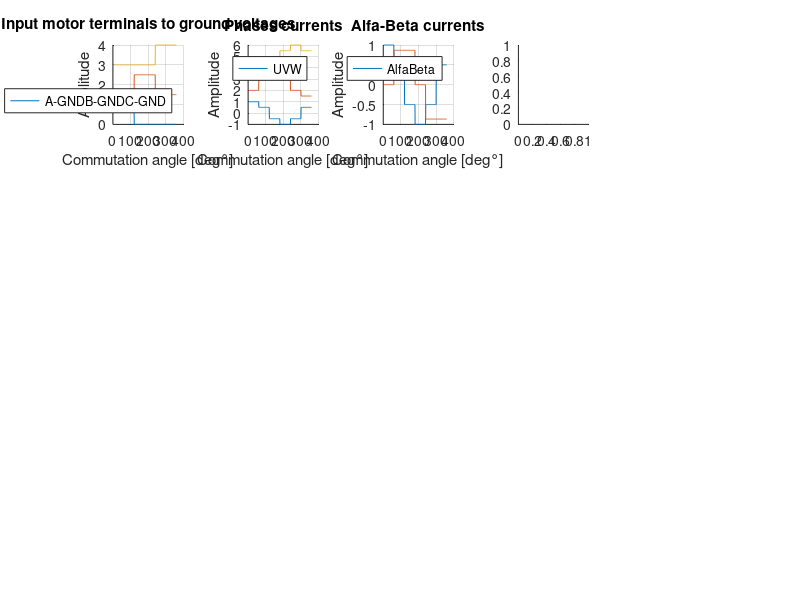

This chart was generated by the following MATLAB code: (Note: this script raises an error after producing the figure.)
%close all;
figure(1)
clear all;

ang = 1:1:360;
                                                % SINOSUIDAL CONTROL
% PHASE TO GROUND VOLTAGES
sinA_GND = (sin(deg2rad(ang))+1)/2;
sinB_GND = (sin(deg2rad(ang+120))+1)/2;
sinC_GND = (sin(deg2rad(ang+240))+1)/2;

% PHASE VOLTAGES
sinA = (sinB_GND-sinC_GND)/sqrt(3);
sinB = (sinC_GND-sinA_GND)/sqrt(3);
sinC = (sinA_GND-sinB_GND)/sqrt(3);

% ALFA BETA
sin_alfa = sinA;
sin_beta = (sinB - sinC)/sqrt(3);

% D-Q
for i = 1:1:360
    tet = deg2rad(-ang(i));
    sin_D(i) = cos(tet)*sin_alfa(i) + sin(tet)*sin_beta(i);
    sin_Q(i) = -sin(tet)*sin_alfa(i) + cos(tet)*sin_beta(i);
end
% subplot(4,5,4);
% hold on;
% plot(sin_D);
% plot(sin_Q);
% legend(["D","Q"]);
% ylim([-1,1]);

                                                    % DUPKOSINUS CONTROL
sin_a = sin(deg2rad(ang));
sin_b = sin(deg2rad(ang+120));
sin_c = sin(deg2rad(ang+240));
for i = 1:1:360
    a = (abs(sin_a(i)));
    b = (abs(sin_b(i)));
    c = (abs(sin_c(i)));
    if i <= 120
        svmA_GND(i) = a;
        svmB_GND(i) = c;
        svmC_GND(i) = 0;
    elseif i <= 240
        svmA_GND(i) = b;
        svmB_GND(i) = 0;
        svmC_GND(i) = c;
    elseif i <= 360
        svmA_GND(i) = 0; 
        svmB_GND(i) = b;
        svmC_GND(i) = a;
    end
end

% PHASE VOLTAGES
svmA = (svmB_GND-svmC_GND)/sqrt(3);
svmB = (svmC_GND-svmA_GND)/sqrt(3);
svmC = (svmA_GND-svmB_GND)/sqrt(3);

% ALFA BETA
svm_alfa = svmA;
svm_beta = (svmB - svmC)/sqrt(3);

% D-Q

for i = 1:1:360
    tet = deg2rad(-ang(i)+30);
    svm_D(i) = cos(tet)*svm_alfa(i) + sin(tet)*svm_beta(i);
    svm_Q(i) = -sin(tet)*svm_alfa(i) + cos(tet)*svm_beta(i);
end
                                                    % SIX STEP CONTROL
% PHASE TO GROUND VOLTAGES
sixU_GND = zeros(1,360);
sixU_GND(1:120) = 1;
sixV_GND = zeros(1,360);
sixV_GND(121:240) = 1;
sixW_GND = zeros(1,360);
sixW_GND(241:360) = 1;

subplot(4,5,1);
hold on;
plot(sixU_GND);
plot(sixV_GND+1.5);
plot(sixW_GND+3);
grid on;
legend(["A-GND","B-GND","C-GND"],'Location','southeast');
xlabel("Commutation angle [deg°]");
ylabel("Amplitude");
title("Input motor terminals to ground voltages");

% PHASE VOLTAGES
sixU = zeros(1,360);
sixU(1:60) = 1;
sixU(61:120) = 1/2;
sixU(121:180) = -1/2;
sixU(181:240) = -1;
sixU(241:300) = -1/2;
sixU(301:360) = 1/2;
%sixU = circshift(sixU,30);
sixV = circshift(sixU,120);
sixW = circshift(sixV,120);

subplot(4,5,2);
hold on;
plot(sixU);
plot(sixV+2.5);
plot(sixW+5);
grid on;
legend(["U","V","W"]);
xlabel("Commutation angle [deg°]");
ylabel("Amplitude");
title("Phases currents");

% ALFA BETA
six_alfa = sixU;
six_beta = (sixV - sixW)/sqrt(3);

subplot(4,5,3);
hold on;
plot(six_alfa);
plot(six_beta);
grid on;
legend(["Alfa","Beta"]);
ylim([-1,1]);
xlabel("Commutation angle [deg°]");
ylabel("Amplitude");
title("Alfa-Beta currents");

subplot(4,5,4);
tet = atan2(six_beta,six_alfa);
rho = sqrt(six_alfa.^2+six_beta.^2);

polarplot(tet,rho,'--')
hold on;
polarplot(tet,rho,'.')
hold off;
title("Alfa-Beta current vectors");

% D-Q
for i = 1:1:360
    tet = deg2rad(ang(i)+180+30+30);
    six_D(i) = cos(tet)*six_alfa(i) + sin(tet)*six_beta(i);
    six_Q(i) = -sin(tet)*six_alfa(i) + cos(tet)*six_beta(i);
end
subplot(4,5,5);
hold on;
plot(six_D);
plot(six_Q);
grid on;
legend(["D","Q"]);
ylim([-1,1]);
xlabel("Commutation angle [deg°]");
ylabel("Amplitude");
title("D-Q currents");

                                                        % BEMF_SINUS CONTROL
% PHASE TO GROUND VOLTAGES
newA_GND = zeros(1,360);
newA_GND(1:120) = sinA_GND(31:150);
newB_GND = circshift(newA_GND,120);
newC_GND = circshift(newB_GND,120);

subplot(4,5,6);
hold on;
plot(newA_GND);
plot(newB_GND+1.5);
plot(newC_GND+3);
grid on;
legend(["A-GND","B-GND","C-GND"],'Location','southeast');
xlabel("Commutation angle [deg°]");
ylabel("Amplitude");
title("Input motor terminals to ground voltages");

% PHASE VOLTAGES
newU = zeros(1,360);
newU(1:60) = newA_GND(1:60)-newB_GND(1:60);
newU(61:120) = (newA_GND(61:120)-newC_GND(61:120))/2;
newU(121:180) = -(newB_GND(121:180)-newC_GND(121:180))/2;
newU(181:240) = -(newB_GND(181:240)-newA_GND(181:240));
newU(241:300) = -(newC_GND(241:300)-newA_GND(241:300))/2;
newU(301:360) = (newC_GND(301:360)-newB_GND(301:360))/2;
newV = circshift(newU,120);
newW = circshift(newV,120);

subplot(4,5,7);
hold on;
plot(newU);
plot(newV+2);
plot(newW+4);
grid on;
legend(["U","V","W"]);
xlabel("Commutation angle [deg°]");
ylabel("Amplitude");
title("Phases currents");


% ALFA BETA
new_alfa = newU;
new_beta = (newV - newW)/sqrt(3);

subplot(4,5,8);
hold on;
plot(new_alfa);
plot(new_beta);
grid on;
legend(["Alfa","Beta"]);
ylim([-1,1]);
xlabel("Commutation angle [deg°]");
ylabel("Amplitude");
title("Alfa-Beta currents");

% D-Q

for i = 1:1:360
    tet = deg2rad(ang(i)+180+30+30);
    new_D(i) = cos(tet)*new_alfa(i) + sin(tet)*new_beta(i);
    new_Q(i) = -sin(tet)*new_alfa(i) + cos(tet)*new_beta(i);
end
subplot(4,5,10);
hold on;
plot(new_D);
plot(new_Q);
grid on;
legend(["D","Q"]);
ylim([-1,1]);

                                                        % BEMF_DUPKOSINUS CONTROL

newA_GND = zeros(1,360);
newA_GND(1:120) = svmA_GND(61:180);
newB_GND = zeros(1,360);
newB_GND(121:240) = svmA_GND(61:180);
newC_GND = zeros(1,360);
newC_GND(241:360) = svmA_GND(61:180);

% PHASE TO GROUND VOLTAGES

subplot(4,5,11);
hold on;
plot(newA_GND);
plot(newB_GND+1.5);
plot(newC_GND+3);
grid on;
legend(["A-GND","B-GND","C-GND"]);

% PHASE VOLTAGES
newU = zeros(1,360);
newU(1:60) = newA_GND(1:60)-newB_GND(1:60);
newU(61:120) = (newA_GND(61:120)-newC_GND(61:120))/2;
newU(121:180) = -(newB_GND(121:180)-newC_GND(121:180))/2;
newU(181:240) = -(newB_GND(181:240)-newA_GND(181:240));
newU(241:300) = -(newC_GND(241:300)-newA_GND(241:300))/2;
newU(301:360) = (newC_GND(301:360)-newB_GND(301:360))/2;
newV = circshift(newU,120);
newW = circshift(newV,120);

subplot(4,5,12);
hold on;
plot(newU);
plot(newV+2);
plot(newW+4);
grid on;
legend(["U","V","W"]);
xlabel("Commutation angle [deg°]");
ylabel("Amplitude");
title("Phases currents");


% ALFA BETA
new_alfa = newU;
new_beta = (newV - newW)/sqrt(3);

subplot(4,5,13);
hold on;
plot(new_alfa);
plot(new_beta);
grid on;
legend(["Alfa","Beta"]);
ylim([-1,1]);

% D-Q

for i = 1:1:360
    tet = deg2rad(ang(i)+180+30+30);
    new_D(i) = cos(tet)*new_alfa(i) + sin(tet)*new_beta(i);
    new_Q(i) = -sin(tet)*new_alfa(i) + cos(tet)*new_beta(i);
end
subplot(4,5,15);
hold on;
plot(new_D);
plot(new_Q);
grid on;
legend(["D","Q"]);
ylim([-1,1]);

                                                        % BEMF_SINUS CONTROL

newA_GND = zeros(1,360);
newA_GND(1:120) = sinA_GND(31:150);
newB_GND = zeros(1,360);
newB_GND(121:240) = sinA_GND(31:150);
newC_GND = zeros(1,360);
newC_GND(241:360) = sinA_GND(31:150);



SIN = (sin(deg2rad(1:1:1000))+1)/2;

a = 61 + 60+30;
b = a + 120;
c = b + 120;
newA_GND(31:60) = SIN(a:a+29);
newB_GND(31:60) = SIN(c:c+29);
newC_GND(31:60) = SIN(b:b+29);

a = a + 60;
b = a + 120;
c = b + 120;

newA_GND(91:120) = SIN(a:a+29);
newB_GND(91:120) = SIN(c:c+29);
newC_GND(91:120) = SIN(b:b+29);

a = a + 60;
b = a + 120;
c = b + 120;

newA_GND(151:180) = SIN(a:a+29);
newB_GND(151:180) = SIN(c:c+29);
newC_GND(151:180) = SIN(b:b+29);

a = a + 60;
b = a + 120;
c = b + 120;

newA_GND(211:240) = SIN(a:a+29);
newB_GND(211:240) = SIN(c:c+29);
newC_GND(211:240) = SIN(b:b+29);

a = a + 60;
b = a + 120;
c = b + 120;

newA_GND(271:300) = SIN(a:a+29);
newB_GND(271:300) = SIN(c:c+29);
newC_GND(271:300) = SIN(b:b+29);

a = a + 60;
b = a + 120;
c = b + 120;

newA_GND(331:360) = SIN(a:a+29);
newB_GND(331:360) = SIN(c:c+29);
newC_GND(331:360) = SIN(b:b+29);
% PHASE TO GROUND VOLTAGES

subplot(4,5,16);
hold on;
plot(newA_GND);
plot(newB_GND+1.5);
plot(newC_GND+3);
grid on;
legend(["A-GND","B-GND","C-GND"]);

% PHASE VOLTAGES
newA = (newB_GND-newC_GND)/sqrt(3);
newB = (newC_GND-newA_GND)/sqrt(3);
newC = (newA_GND-newB_GND)/sqrt(3);

newA(1:30) = newA_GND(1:30)/2;
newA(61:90) = newA_GND(61:90)/2;
newA(121:150) = 0;
newA(181:210) = -newB_GND(181:210)/2;
newA(241:270) = -newC_GND(241:270)/2;
newA(301:330) = 0;

newB(121:150) = newB_GND(121:150)/2;
newB(181:210) = newB_GND(181:210)/2;
newB(61:90) = 0;
newB(1:30) = -newA_GND(1:30)/2;
newB(301:330) = -newC_GND(301:330)/2;
newB(241:270) = 0;

newC(241:270) = newC_GND(241:270)/2;
newC(301:330) = newC_GND(301:330)/2;
newC(1:30) = 0;
newC(61:90) = -newA_GND(61:90)/2;
newC(121:150) = -newB_GND(121:150)/2;
newC(181:210) = 0;


subplot(4,5,17);
hold on;
plot(newA);
plot(newB+1.5);
plot(newC+3);
%legend(["A","B","C"]);


% ALFA BETA
new_alfa = newA;
new_beta = (newB - newC)/sqrt(3);

subplot(4,5,18);
hold on;
plot(new_alfa);
plot(new_beta);
grid on;
legend(["Alfa","Beta"]);
ylim([-1,1]);

% D-Q

for i = 1:1:360
    tet = deg2rad(ang(i)-60-90);
    new_D(i) = cos(tet)*new_alfa(i) + sin(tet)*new_beta(i);
    new_Q(i) = -sin(tet)*new_alfa(i) + cos(tet)*new_beta(i);
end
subplot(4,5,20);
hold on;
plot(new_D);
plot(new_Q);
grid on;
legend(["D","Q"]);
ylim([-1,1]);
